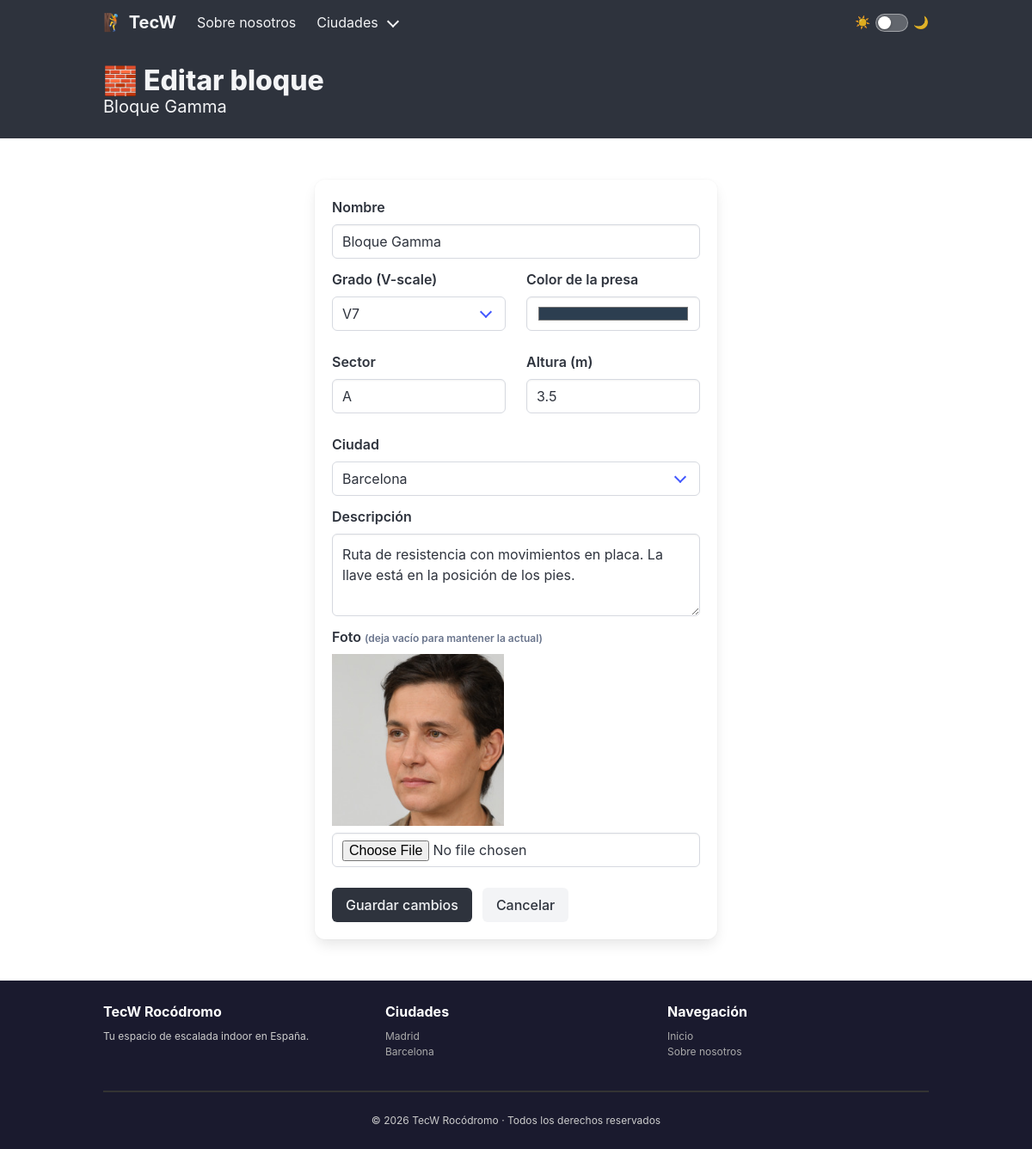
Page /blocks/3/edit on the committed database.
### tecw_02_flask/app/models/blocks.py (models this page shows, shortened)
class Block(db.Model):
    __tablename__ = "blocks"
    id          = db.Column(db.Integer, primary_key=True)
    name        = db.Column(db.String(100), nullable=False)
    grade       = db.Column(db.String(10), nullable=False)   # V-scale: V0, V3, etc.
    color       = db.Column(db.String(7), nullable=False)    # hex: #e74c3c
    sector      = db.Column(db.String(5), nullable=False)
    height      = db.Column(db.Float, nullable=False)        # metros
    city        = db.Column(db.String(50), nullable=False)   # madrid / barcelona
    active      = db.Column(db.Boolean, default=True)
    picture     = db.Column(db.String(200), nullable=True)
    description = db.Column(db.Text, nullable=True)

### tecw_02_flask/app/blueprints/blocks.py (the view)
@block_bp.route('/<int:block_id>/edit', methods=['GET'])
@load_block
def edit_block(block):
    return render_template('blocks/block_edit.html', block=block)

### tecw_02_flask/app/app.py (called while the page is built)
@app.before_request
def before_request():
    log = f"Request: {request.method} {request.path}"
    logging.debug(log)

### tecw_02_flask/app/blueprints/blocks.py (called while the page is built)
@block_bp.after_request
def add_total_blocks_header(response):
    response.headers['X-Total-Blocks'] = Block.query.count()
    return response

def load_block(f):
    @wraps(f)
    def decorated_function(*args, **kwargs):
        block_id = kwargs.pop('block_id', None)
        if block_id is not None:
            block = Block.query.get(block_id)
            if block is None:
                abort(404)
            kwargs['block'] = block
        return f(*args, **kwargs)
    return decorated_function

### tecw_02_flask/app/templates/blocks/block_edit.html (shortened to what this page needs)
{% extends 'common/layouts/main_layout.html' %}
{% block content %}
<section class="hero is-dark is-small">
    <div class="hero-body">
        <div class="container">
            <p class="title">🧱 Editar bloque</p>
            <p class="subtitle">{{ block.name }}</p>
        </div>
    </div>
</section>
<section class="section">
    <div class="container">
        <div class="columns is-centered">
            <div class="column is-6">
                <div class="box">
                    <form action="/blocks/{{ block.id }}/edit" method="POST" enctype="multipart/form-data">
                        <div class="field">
                            <label class="label">Nombre</label>
                            <div class="control">
                                <input class="input" type="text" name="name" value="{{ block.name }}" required>
                            </div>
                        </div>
                        <div class="columns">
                            <div class="column">
                                <div class="field">
                                    <label class="label">Grado (V-scale)</label>
                                    <div class="control">
                                        <div class="select is-fullwidth">
                                            <select name="grade" required>
                                                {% for g in ['V0','V1','V2','V3','V4','V5','V6','V7','V8','V9','V10'] %}
                                                <option {% if block.grade == g %}selected{% endif %}>{{ g }}</option>
                                                {% endfor %}
                                            </select>
                                        </div>
                                    </div>
                                </div>
                            </div>
                            <div class="column">
                                <div class="field">
                                    <label class="label">Color de la presa</label>
                                    <div class="control">
                                        <input class="input" type="color" name="color" value="{{ block.color }}" required>
                                    </div>
                                </div>
                            </div>
                        </div>
                        <div class="columns">
                            <div class="column">
                                <div class="field">
                                    <label class="label">Sector</label>
                                    <div class="control">
                                        <input class="input" type="text" name="sector" value="{{ block.sector }}" maxlength="5" required>
                                    </div>
                                </div>
                            </div>
                            <div class="column">
                                <div class="field">
                                    <label class="label">Altura (m)</label>
                                    <div class="control">
                                        <input class="input" type="number" name="height" value="{{ block.height }}" step="0.1" min="1" max="10" required>
                                    </div>
                                </div>
                            </div>
                        </div>
                        <div class="field">
                            <label class="label">Ciudad</label>
                            <div class="control">
                                <div class="select is-fullwidth">
                                    <select name="city" required>
                                        <option value="barcelona" {% if block.city == 'barcelona' %}selected{% endif %}>Barcelona</option>
                                    </select>
                                </div>
                            </div>
                        </div>
                        <div class="field">
                            <label class="label">Descripción</label>
                            <div class="control">
                                <textarea class="textarea" name="description" rows="3" required>{{ block.description }}</textarea>
                            </div>
                        </div>
                        <div class="field">
                            <label class="label">Foto <span class="has-text-grey is-size-7">(deja vacío para mantener la actual)</span></label>
                            {% if block.picture %}
                            <figure class="image mb-2" style="max-width: 200px;">
                                <img src="/images/{{ block.picture }}" alt="{{ block.name }}">
                            </figure>
                            {% endif %}
                            <div class="control">
                                <input class="input" type="file" name="picture" accept="image/*">
                            </div>
                        </div>
                        <div class="field is-grouped mt-5">
                            <div class="control">
                                <button class="button is-dark" type="submit">Guardar cambios</button>
                            </div>
                            <div class="control">
                                <a class="button is-light" href="/blocks/{{ block.id }}">Cancelar</a>
                            </div>
                        </div>
                    </form>
                </div>
            </div>
        </div>
    </div>
</section>
{% endblock %}

### tecw_02_flask/app/public/stylesheets/main.css (style rules this page uses)
:root { --bg: #ffffff; --bg-alt: #f5f5f5; --bg-card: #ffffff; --bg-card-head: #fafafa; --text: #363636; --text-muted: #6b6b6b; --border: #dbdbdb; --hr: #dbdbdb; --notif-plain-bg: #f0f0f0; --notif-plain-text: #363636; --notif-info-bg: #ebf5fb; --notif-info-text: #1b4f72; --notif-ok-bg: #eafaf1; --notif-ok-text: #145a32; --table-stripe: #fafafa; --footer-bg: #1a1a2e; --footer-text: #cccccc; --footer-link: #aaaaaa; --switch-track: rgba(255, 255, 255, 0.25); --switch-border: rgba(255, 255, 255, 0.4); }
html { scroll-behavior: smooth; }
body { background-color: var(--bg); color: var(--text); transition: background-color 0.2s, color 0.2s; }

### rows in the picture
Block: name "Bloque Gamma", grade "V7", color "#2c3e50", sector "A", height "3.5", city "Barcelona", description "Ruta de resistencia con movimientos en placa. La llave está en la posición de los pies.", picture (picture)
